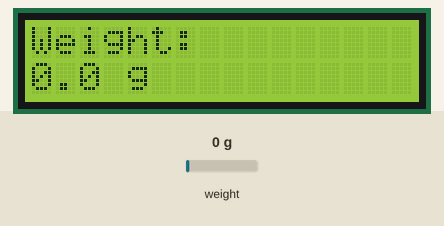
A sketch run on a simulated ESP32. On the bench: 16×2 character LCD. Inputs (shaded band) come from the test bench; at power-on: weight on the scale 0 g. WiFi joins after 1.5 s; servers stay silent unless stated; what the sketch prints to the serial monitor is not drawn.

Above: at 8.8 s.
8.9 s: weight on the scale set to 1250 g
At 10.2 s:
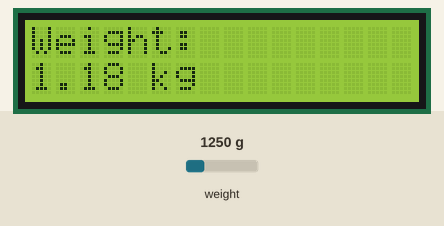
10.5 s: weight on the scale set to 100 g
At 11.4 s:
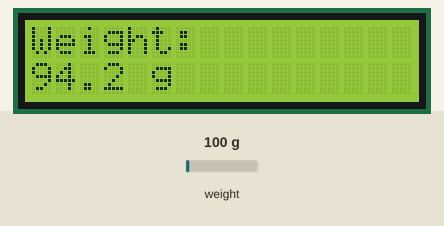
12.3 s: weight on the scale set to 2500 g
At 13.6 s:
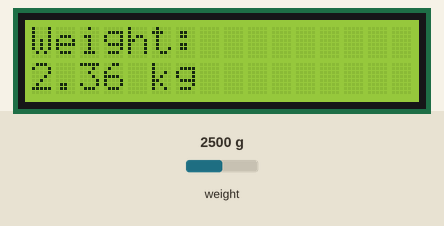
14.2 s: weight on the scale set to 0 g
At 15.8 s:
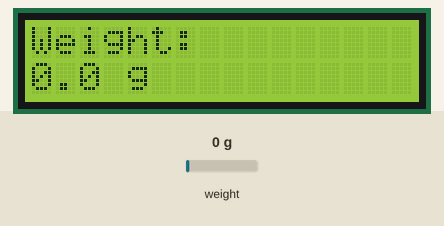
Timing chart, 0 to 17.0 s (numbered marks = the images above; inputs shaded):
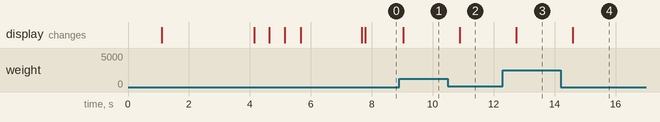

Measured:
- after the input at 8.9 s, the display: changes after 0.13 s (image 1)
- after the input at 10.5 s, the display: changes after 0.39 s (image 2)
- after the input at 12.3 s, the display: changes after 0.44 s (image 3)
- after the input at 14.2 s, the display: changes after 0.39 s (image 4)

The sketch:

hx711_v4_final.ino
```cpp
#include "HX711.h"
#include <WiFi.h>
#include <WebServer.h>
#include <Wire.h>
#include <LiquidCrystal_I2C.h>

#define DOUT 5   // DT pin
#define SCK 18   // SCK pin

HX711 scale;

// Wi-Fi credentials
const char* ssid = "Galaxy A70AD8B";
const char* password = "skrs5399";

WebServer server(80);

// LCD Configuration (0x27 is common I2C address)
LiquidCrystal_I2C lcd(0x27, 16, 2);  // 16x2 display

// Predefined calibration values
long raw_zero = 0;
const float scale_factor = 445.70020;
float current_weight = 0.0;
unsigned long last_lcd_update = 0;

void setup() {
  Serial.begin(115200);
  delay(1000);

  // Initialize LCD
  Wire.begin();  // Initialize I2C
  lcd.init();
  lcd.backlight();
  lcd.clear();
  lcd.setCursor(0, 0);
  lcd.print("Initializing...");

  // Initialize HX711
  Serial.println("Initializing HX711...");
  scale.begin(DOUT, SCK);

  int attempts = 0;
  while (!scale.is_ready()) {
    Serial.print(".");
    lcd.print(".");
    delay(100);
    if (++attempts > 50) {
      lcd.clear();
      lcd.print("HX711 ERROR!");
      Serial.println("\nERROR: HX711 not responding!");
      while (1) delay(1000);
    }
  }

  lcd.clear();
  lcd.print("HX711 Ready!");
  Serial.println("\nHX711 ready!");

  // Tare the scale
  lcd.clear();
  lcd.print("Taring...");
  Serial.println("Taring...");
  scale.tare();
  raw_zero = scale.read_average();
  Serial.print("Tare offset: ");
  Serial.println(raw_zero);
  delay(1000);

  // Connect to Wi-Fi
  lcd.clear();
  lcd.print("Connecting to");
  lcd.setCursor(0, 1);
  lcd.print(ssid);

  Serial.print("Connecting to: ");
  Serial.println(ssid);
  WiFi.begin(ssid, password);

  attempts = 0;
  while (WiFi.status() != WL_CONNECTED) {
    delay(500);
    Serial.print(".");
    lcd.print(".");
    if (++attempts > 30) {
      lcd.clear();
      lcd.print("WiFi FAILED!");
      Serial.println("\nERROR: WiFi connection failed!");
      break;
    }
  }

  if (WiFi.status() == WL_CONNECTED) {
    lcd.clear();
    lcd.print("WiFi Connected!");
    lcd.setCursor(0, 1);
    lcd.print(WiFi.localIP());

    Serial.println("\nWiFi connected!");
    Serial.print("IP address: ");
    Serial.println(WiFi.localIP());
  } else {
    lcd.clear();
    lcd.print("WiFi Failed!");
  }
  delay(2000);

  // Set up web server
  server.on("/", handleRoot);
  server.on("/weight", handleWeight);
  server.begin();

  lcd.clear();
  lcd.print("Ready!");
  Serial.println("HTTP server started");
}

void loop() {
  server.handleClient();
  updateWeight();

  // Update LCD every 500ms (prevents flickering)
  if (millis() - last_lcd_update > 500) {
    updateLCD();
    last_lcd_update = millis();
  }

  delay(50);
}

void updateWeight() {
  if (scale.is_ready()) {
    long raw = scale.read();
    current_weight = (raw - raw_zero) / scale_factor;
  }
}

void updateLCD() {
  lcd.clear();
  lcd.setCursor(0, 0);
  lcd.print("Weight:");

  lcd.setCursor(0, 1);
  if (current_weight < 1000) {
    lcd.print(current_weight, 1);
    lcd.print(" g ");
  } else {
    lcd.print(current_weight/1000.0, 2);
    lcd.print(" kg");
  }
}

void handleRoot() {
  String html = R"rawliteral(
  <!DOCTYPE html>
  <html>
  <head>
    <meta name="viewport" content="width=device-width, initial-scale=1">
    <title>Smart Load Monitoring System</title>
    <style>
      body {
        font-family: Arial, sans-serif;
        text-align: center;
        background-color: #f5f5f5;
      }
      .container {
        max-width: 500px;
        margin: 0 auto;
        padding: 20px;
        background-color: white;
        border-radius: 10px;
        box-shadow: 0 2px 10px rgba(0,0,0,0.1);
        margin-top: 30px;
      }
      .weight {
        font-size: 3em;
        font-weight: bold;
        margin: 20px 0;
        color: #333;
      }
      .status {
        color: #888;
        margin: 20px 0;
        font-size: 1.2em;
      }
      .alert {
        font-size: 1.8em;
        font-weight: bold;
        margin: 20px 0;
        padding: 15px;
        border-radius: 8px;
        display: none; /* Hidden by default */
      }
      .depletion {
        color: #d32f2f; /* Red */
        background-color: #ffcdd2;
        border: 2px solid #d32f2f;
      }
      .overload {
        color: #f57c00; /* Orange */
        background-color: #ffe0b2;
        border: 2px solid #f57c00;
      }
    </style>
  </head>
  <body>
    <div class="container">
      <h1>Smart Load Monitoring System</h1>
      <div class="weight" id="weight">0.00 g</div>

      <!-- Weight status alerts -->
      <div id="depletion-alert" class="alert depletion">
        WEIGHT DEPLETION
      </div>
      <div id="overload-alert" class="alert overload">
        WEIGHT EXCEEDED
      </div>

      <div class="status" id="status">Live updating every second</div>
    </div>

    <script>
      let lastAlert = null;

      function updateWeight() {
        fetch("/weight")
          .then(response => response.json())
          .then(data => {
            const w = data.weight;
            document.getElementById("weight").innerText = w.toFixed(2) + " g";

            // Get alert elements
            const depletionAlert = document.getElementById('depletion-alert');
            const overloadAlert = document.getElementById('overload-alert');

            // Reset both alerts first
            depletionAlert.style.display = 'none';
            overloadAlert.style.display = 'none';

            // Show appropriate alert
            if (w < 200) {
              depletionAlert.style.display = 'block';
            }
            else if (w > 500) {
              overloadAlert.style.display = 'block';
            }

            // Check for popup alerts (with state tracking)
            if (w < 200 && lastAlert !== "low") {
              alert('Weight depletion: ' + w.toFixed(2) + ' g');
              lastAlert = "low";
            }
            else if (w > 500 && lastAlert !== "high") {
              alert('Weight overload: ' + w.toFixed(2) + ' g');
              lastAlert = "high";
            }
            else if (w >= 200 && w <= 500) {
              lastAlert = null; // Reset alert state
            }
          })
          .catch(err => console.error('Error:', err));
      }

      // Initial update and set interval
      updateWeight();
      setInterval(updateWeight, 1000);
    </script>
  </body>
  </html>
  )rawliteral";
  server.send(200, "text/html", html);
}

void handleWeight() {
  String json = "{\"weight\":" + String(current_weight, 2) + "}";
  server.send(200, "application/json", json);
}
```
